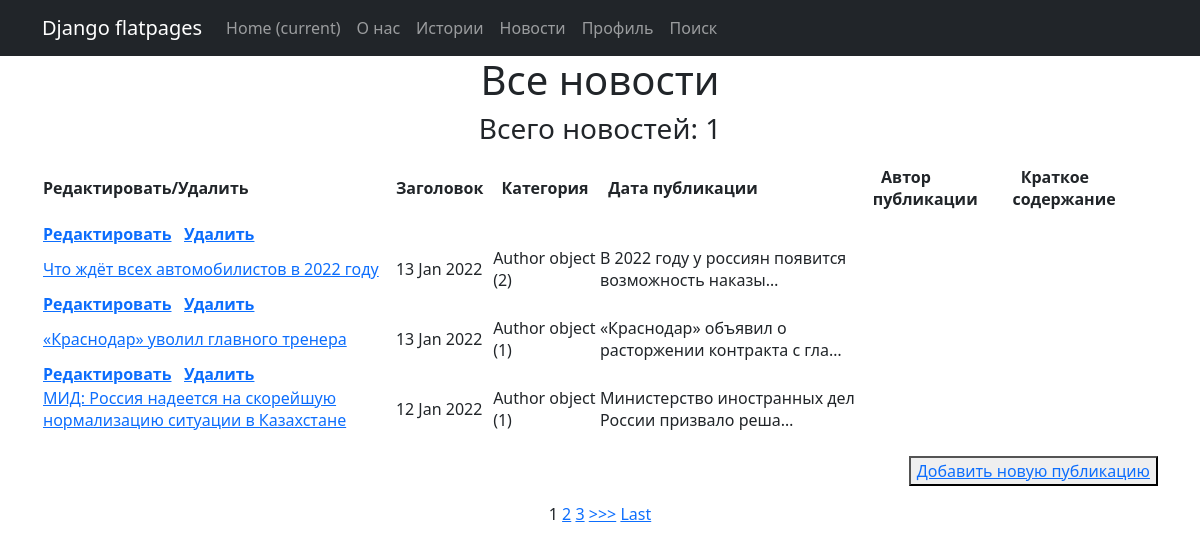
/post/, run on an earlier commit of the app's database.
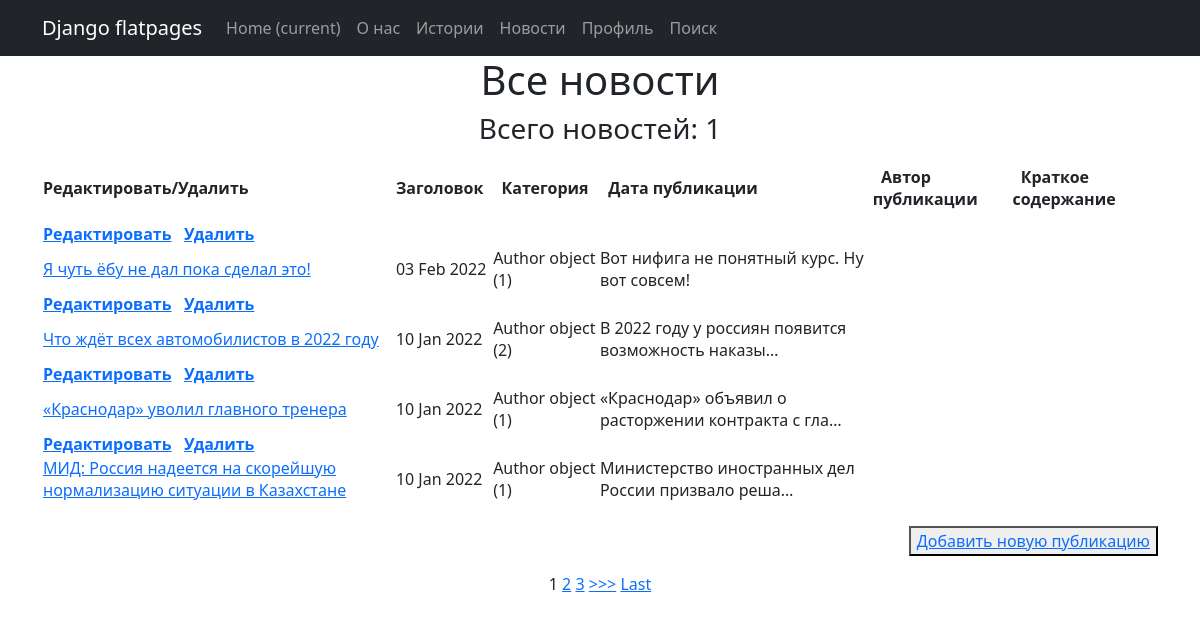
And on a later commit of the database.
### News/models.py (models this page shows, shortened)
class Post (models.Model):
    ARTICLE = 'AR'
    NEWS = 'NW'
    TYPES = [
        (ARTICLE, 'Статья'),
        (NEWS, 'новость'),
    ]
    ar_or_nw = models.CharField(max_length=2, choices=TYPES, default=NEWS)
    publish = models.DateTimeField(auto_now_add=True)
    title = models.CharField(max_length=255)
    body = models.TextField()
    rating_post = models.IntegerField(default=0)
    author = models.ForeignKey(Author, on_delete=models.CASCADE)
    category = models.ManyToManyField(Category, through='PostCategory')
    class Meta:
        verbose_name = 'Публикация'
        verbose_name_plural = 'Публикации'

class Author (models.Model):
    user = models.OneToOneField(User, on_delete=models.CASCADE)
    rating_author = models.IntegerField(default=0)
    class Meta:
        verbose_name = 'Автор'
        verbose_name_plural = 'Авторы'

### News/views.py (the view)
# urls.py: path('', PostList.as_view(), name='news'),
class PostList(ListView):
    model = Post
    template_name = 'news.html'
    context_object_name = 'news'
    paginate_by = 1
    queryset = Post.objects.order_by('-id')
    def get_context_data(self, **kwargs):
        context = super().get_context_data(**kwargs)
        context['time_now'] = datetime.utcnow()
        context['filter'] = PostFilter(self.request.GET, queryset=self.get_queryset())
        return context

### News/templatetags/custom_filters.py (called while the page is built)
@register.filter(name='censor')
def censor(text: str):
    words = text.split(' ')
    new_words = []
    for i, word in enumerate(words):
        match = re.match(f"^{'|'.join(STOP_LIST)}", word)
        if match is not None:
            new_words.append(''.join([random.choice(SYMBOLS)] * len(word)))
        else:
            new_words.append(word)
    return ' '.join(new_words)

### templates/news.html (shortened to what this page needs)
{% extends 'flatpages/default.html' %}
{% load custom_filters %}
{% block content %}
<h1>Все новости</h1>
<h3>Всего новостей: {{news|length}}</h3>
    {% if news %}
        <table>
            <tr>
                <td>
                  <b> Редактировать/Удалить &nbsp  </b>
              </td>
              <td>
                  <b> &nbsp Заголовок &nbsp </b>
              </td>
              <td>
                  <b> &nbsp Категория &nbsp </b>
              </td>
              <td>
                  <b> &nbsp Дата публикации &nbsp </b>
              </td>
              <td>
                  <b> &nbsp Автор публикации &nbsp </b>
              </td>
              <td>
                  <b> &nbsp Краткое содержание &nbsp </b>
              </td>
            </tr>
        {% for post in filter.qs %}
            <tr>
                <td>
                  <a href="{% url 'news_update' post.id %}"><b>Редактировать</b></a>  &nbsp
                  <a href="{% url 'news_delete' post.id %}"><b>Удалить</b></a>
              </td>
            </tr>
            <tr>
                <td>
                  <a href="{% url 'news_detail' post.id %}">{{ post.title|censor }}</a>
              </td>
              <td>
                  {{ post.publish|date:'d M Y'}}
              </td>
              <td>
                  {{ post.author }}
              </td>
              <td>
                  {{ post.body|truncatechars:50|censor }}
              </td>
            </tr>
        {% endfor %}
      </table>
      <br>
      <p align="right">
          <button><a href="{% url 'news_create' %}">Добавить новую публикацию</a></button> <br>
      </p>
      {% if is_paginated %}
          {% for num in page_obj.paginator.page_range %}
              {% if page_obj.number == num %}
                  <a>{{ num }}</a>
              {% elif num > page_obj.number|add:'-3' and num < page_obj.number|add:'3' %}
                  <a href="?page={{ num }}">{{ num }}</a>
              {% endif %}
          {% endfor %}
          {% if page_obj.has_next %}
              <a href="?page={{ page_obj.next_page_number }}">>>></a>
              <a href="?page={{ page_obj.paginator.num_pages }}">Last</a>
          {% endif %}
      {% endif %}
  {% else %}
      <h2>Публикаций нет!</h2>
  {% endif %}
{% endblock content %}

### templates/flatpages/default.html (shortened to what this page needs)
{% load static %}
<html lang="en">
    <head>
        {% load static %}
        <link href="{% static 'css/styles.css' %}" rel="stylesheet" />
    </head>
    <body>
        <nav class="navbar navbar-expand-lg navbar-dark bg-dark static-top">
            <div class="container">
                <a class="navbar-brand" href="#">Django flatpages</a>
                <div class="collapse navbar-collapse" id="navbarResponsive">
                    <ul class="navbar-nav ml-auto">
                        <li class="nav-item active">
                            <a class="nav-link" href="#">Home
                                <span class="sr-only">(current)</span>
                            </a>
                        </li>
                        <li class="nav-item">
                            <a class="nav-link" href="/about_2/">О нас</a>
                        </li>
                        <li class="nav-item">
                            <a class="nav-link" href="/font_2/">Истории</a>
                        </li>
                        <li class="nav-item">
                            <a class="nav-link" href="/post/">Новости</a>
                        </li>
                        <li class="nav-item">
                            <a class="nav-link" href="/account/profile/">Профиль</a>
                        </li>
                         <li class="nav-item">
                            <a class="nav-link" href="/post/search/">Поиск</a>
                        </li>
                    </ul>
                </div>
            </div>
        </nav>
        <div class="container">
            <div class="row">
                <div class="col-lg-12 text-center">
           {% block content %}{% endblock content %}
                </div>
           </div>
        </div>
    </body>
</html>

What changed in the data, as far as the page shows it:
added Post: title|censor "Я чуть ёбу не дал пока сделал это!", publish "03 Feb 2022", author "Author object (1)", body|censor "Вот нифига не понятный курс. Ну вот совсем!"
changed Post "Что ждёт всех автомобилистов в 2022 году": publish "13 Jan 2022" → "10 Jan 2022"
changed Post "«Краснодар» уволил главного тренера": publish "13 Jan 2022" → "10 Jan 2022"
changed Post "МИД: Россия надеется на скорейшую нормализацию ситуации в Казахстане": publish "12 Jan 2022" → "10 Jan 2022"
